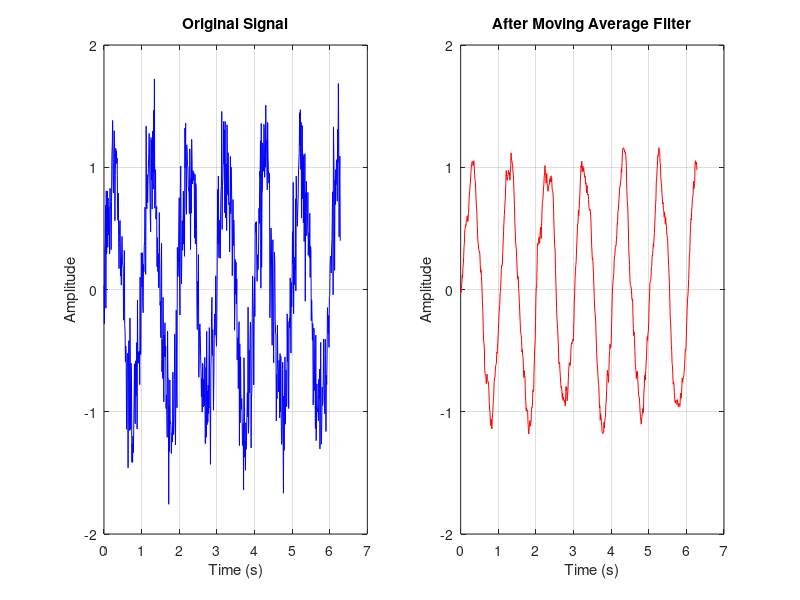

Write MATLAB code to recreate this figure.
% Example data: noisy sine wave
t = 0:0.01:2*pi;
signal = sin(2*pi*1*t) + 0.3*randn(size(t));

% Moving average filter parameters
windowSize = 10;  % number of points in the average
b = (1/windowSize)*ones(1,windowSize);  % FIR coefficients
a = 1;  % no feedback

% Apply the moving average filter
filteredSignal = filter(b, a, signal);

% Create figure with side-by-side subplots
figure('Position', [100 100 1000 400]); % wide figure for side-by-side

subplot(1,2,1);
plot(t, signal, 'b');
title('Original Signal');
xlabel('Time (s)');
ylabel('Amplitude');
grid on;

subplot(1,2,2);
plot(t, filteredSignal, 'r');
title('After Moving Average Filter');
xlabel('Time (s)');
ylabel('Amplitude');
grid on;

% Optional: match y-axis limits for direct comparison
yLimits = [-2 2];
subplot(1,2,1); ylim(yLimits);
subplot(1,2,2); ylim(yLimits);

% Export the figure as an image 
exportgraphics(gcf, 'moving_average_demo.png', 'Resolution', 300);

